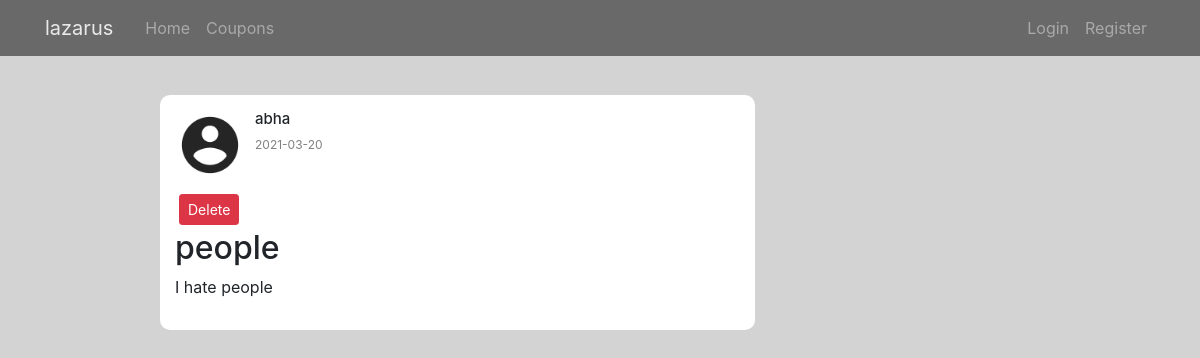
/post/6, run on the app's committed database.
### appmain/models.py (models this page shows, shortened)
class User(db.Model, UserMixin):
    id = db.Column(db.Integer, primary_key=True)
    username = db.Column(db.String(20), unique=True, nullable=False)
    email = db.Column(db.String(120), unique=True, nullable=False)
    image_file = db.Column(db.String(20), nullable=False, default='default.jpg')
    password = db.Column(db.String(60), nullable=False)
    posts = db.relationship('Post', backref='author', lazy=True)
    token_count=db.Column(db.Integer,nullable=False,default=0)
    flag_count=db.Column(db.Integer,nullable=False,default=0)

class Post(db.Model):
    id = db.Column(db.Integer, primary_key=True)
    title = db.Column(db.String(100), nullable=False)
    content = db.Column(db.Text, nullable=False)
    date_posted = db.Column(db.DateTime, nullable=False, default=datetime.utcnow)
    user_id = db.Column(db.Integer, db.ForeignKey('user.id'), nullable=False)

### appmain/routes.py (the view)
@app.route("/post/<int:post_id>")
def post(post_id):
    post = Post.query.get_or_404(post_id)
    return render_template('post.html', title=post.title, post=post)

### appmain/templates/post.html (shortened to what this page needs)
{% extends "layout.html" %}
{% block content %}
<div class="row">
  <div class="col-md-1"></div>
  <div class="col-md-7 mt-5">
<div class="feed">
<div class="post">
    <div class="post_header">
      <img class="rounded-circle article-img" src="{{ url_for('static',filename='profile/' + post.author.image_file)}}"
  <img class="fas fa-user "></img>
  <div class="post_info">
    <h2>{{post.author.username}}</h2>
    <p>{{post.date_posted.strftime('%Y-%m-%d')}}</p>
  </div>
  </div>
  <button type="button" class="btn btn-danger btn-sm m-1" data-toggle="modal" data-target="#deleteModal">Delete</button>
    <div class="post_body">
        <h2>{{ post.title }}</h2>
  <p>{{post.content}}</p>
  </div>
  </div>
</div>
</div>
</div>
  {% endblock content %}

### appmain/static/style.css (style rules this page uses)
* { margin: 0; padding: 0; }
body { background-color: lightgrey; background-image: url(static/profile/back.jpg); }
.feed { flex: 0.6; margin: 0 20px; margin-top: 47px; }
.post { background-color: white; padding: 15px; margin-bottom: 10px; border-radius: 10px; }
.post_header { display: flex; margin-bottom: 10px; }
.post_info { margin-left: 10px; }
.post_info p { font-size: 12px; color: gray; }
.post_info h2 { font-size: 15px; }
.article-img { height: 70px; width: 70px; }

### data on the page
User: image_file (placeholder picture), author.username "abha"
Post: date_posted "2021-03-20", title "people", content "I hate people"
